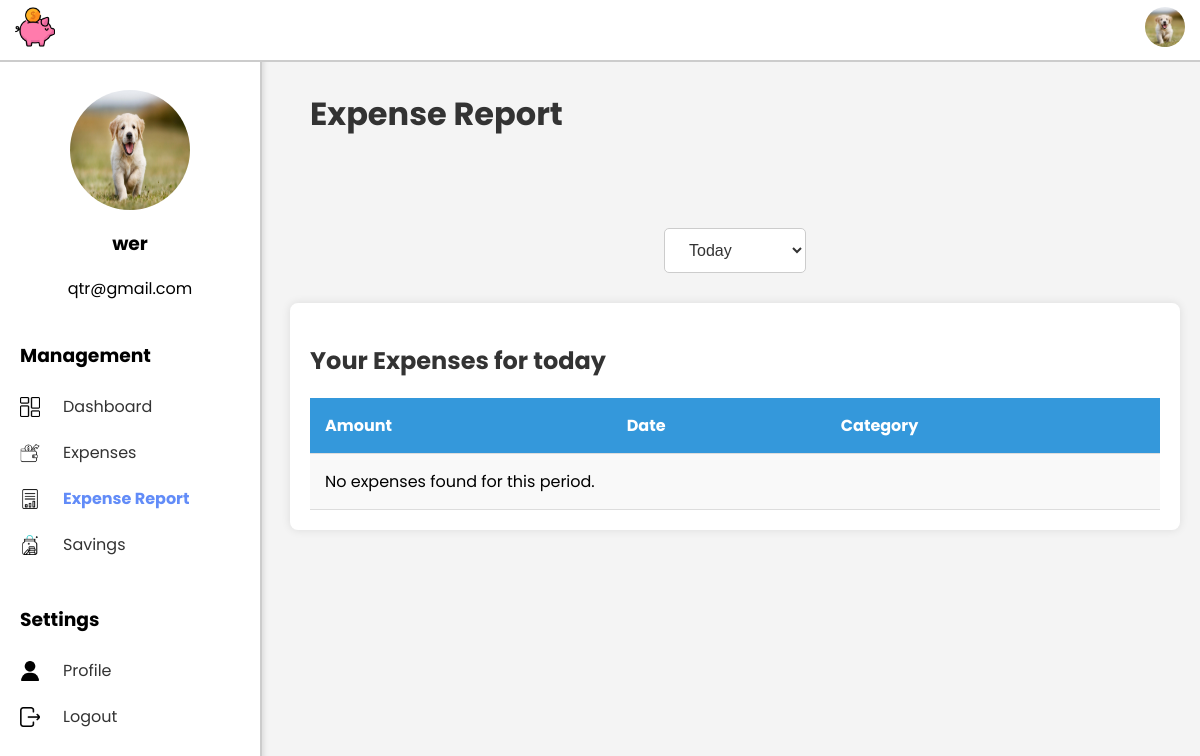
/ExpenseSystem/expense-report/ (signed in), run on an earlier commit of the app's database.
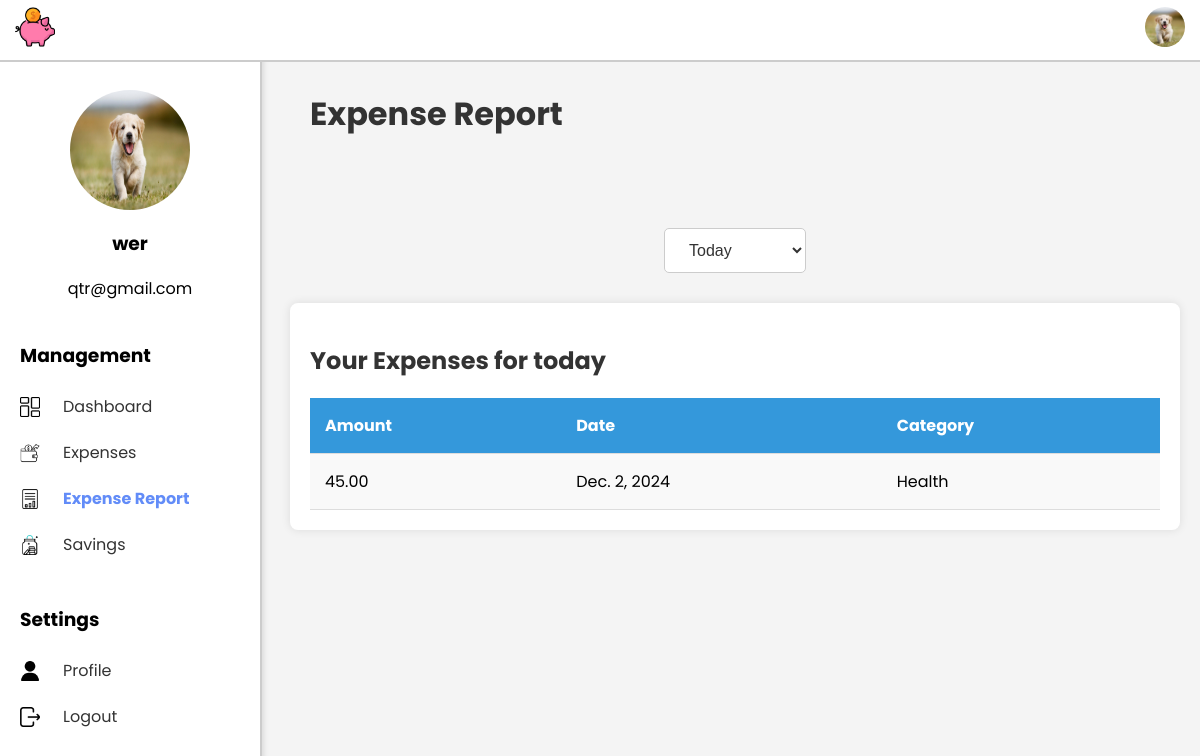
And on a later commit of the database.
### ExpenseSystem/models.py (models this page shows, shortened)
class Expense(models.Model):
    amount = models.DecimalField(max_digits=10, decimal_places=2)
    date = models.DateField()
    category = models.ForeignKey(Category, on_delete=models.CASCADE)
    user = models.ForeignKey(User, on_delete=models.CASCADE)
    description = models.TextField(null=True, blank=True)  # Add the description field

class Category(models.Model):
    name = models.CharField(max_length=255)

### ExpenseSystem/views.py (the view)
# urls.py: path('expense-report/', views.expense_report, name='expense_report'),
@login_required
def expense_report(request):
    today = timezone.now()
    filter_type = request.GET.get('filter', 'today')  # Default to 'today'
    user_expenses = Expense.objects.filter(user=request.user)
    if filter_type == 'weekly':
        start_date = today - timedelta(days=today.weekday() + 1)  # Sunday
        end_date = start_date + timedelta(days=6)  # End of the week (Saturday)
        expenses = user_expenses.filter(date__range=[start_date, end_date])
    elif filter_type == 'monthly':
        start_date = today.replace(day=1)  # Start of the month
        _, last_day = calendar.monthrange(today.year, today.month)  # Get the last day of the month
        end_date = today.replace(day=last_day)  # End of the month
        expenses = user_expenses.filter(date__range=[start_date, end_date])
    elif filter_type == 'yearly':
        start_date = today.replace(month=1, day=1)  # Start of the year
        end_date = today.replace(month=12, day=31)  # End of the year
        expenses = user_expenses.filter(date__range=[start_date, end_date])
    else:  # 'today'
        start_date = today.replace(hour=0, minute=0, second=0, microsecond=0)  # Start of today
        end_date = today.replace(hour=23, minute=59, second=59, microsecond=999999)  # End of today
        expenses = user_expenses.filter(date__range=[start_date, end_date])
    context = {
        'expenses': expenses,
        'filter': filter_type,
    }
    return render(request, 'expense_report.html', context)

### ExpenseSystem/templates/expense_report.html (shortened to what this page needs)
<!DOCTYPE html>
<html lang="en">
<head>
    {% load static %}
    <link rel="stylesheet" href="{% static 'expensereport.css' %}">
</head>
<body>
    {% include 'navbar.html' %}
    {% include 'sidebar.html' %}
    <div class="main-dashboard">
        <div class="header">
            <h1>Expense Report</h1>
        </div>
        <div class="report-filters">
            <form method="GET" action="{% url 'expense_report' %}">
                <select name="filter" onchange="this.form.submit()">
                    <option value="today" {% if filter == 'today' %}selected{% endif %}>Today</option>
                </select>
            </form>
        </div>
        <div class="expense-list background-box">
            <h2>Your Expenses for {{ filter }}</h2>
            <table>
                <thead>
                    <tr>
                        <th>Amount</th>
                        <th>Date</th>
                        <th>Category</th>
                    </tr>
                </thead>
                <tbody>
                    {% for expense in expenses %}
                    <tr>
                        <td>{{ expense.amount }}</td>
                        <td>{{ expense.date }}</td>
                        <td>{{ expense.category.name }}</td>
                    </tr>
                    {% empty %}
                    <tr>
                        <td colspan="3">No expenses found for this period.</td>
                    </tr>
                    {% endfor %}
                </tbody>
            </table>
        </div>
    </div>
</body>
</html>

What changed in the data, as far as the page shows it:
added Expense: amount "45.00", date "Dec. 2, 2024", category.name "Health"
Also different on the page:
text no longer shown: "No expenses found for this period."
